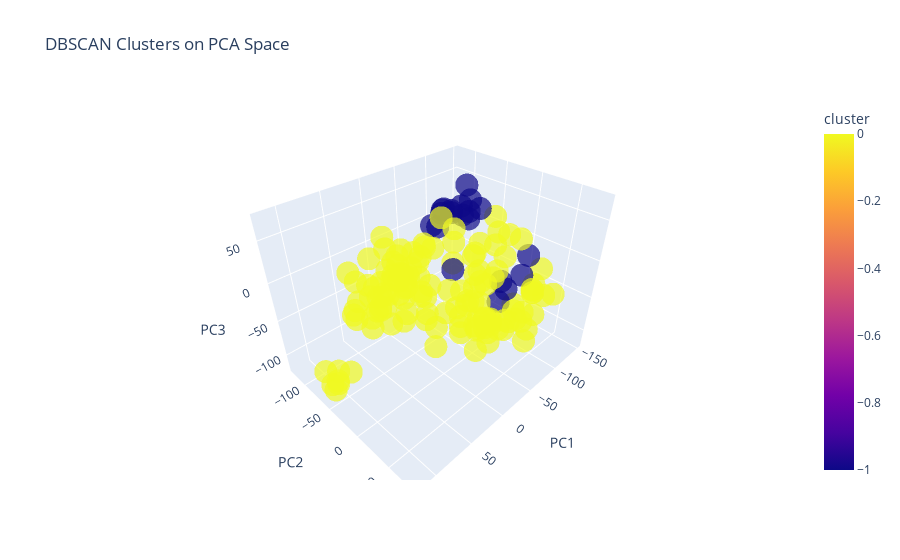

The cell this chart's notebook holds for it:
### Markdown cell above
DBSCAN is not able to find any valid clusters

### Code cell
df1 = pd.DataFrame(X_pca3, columns=["PC1","PC2","PC3"])
df1["cluster"] = y_dbscan1
fig = px.scatter_3d(df1, x="PC1", y="PC2", z="PC3",
                    color="cluster", opacity=0.7,
                    title="DBSCAN Clusters on PCA Space")
fig.show()

### Figure 1 — Plotly figure (JSON) as saved in the notebook; plotly's stock layout.template omitted (floating-point values rounded to 4 significant figures; data arrays with more than 128 entries replaced by an {"elided": "..."} marker saying what was removed)
{"data": [{"hovertemplate": "PC1=%{x}<br>PC2=%{y}<br>PC3=%{z}<br>cluster=%{marker.color}<extra></extra>", "legendgroup": "", "marker": {"color": {"elided": "151 int values"}, "coloraxis": "coloraxis", "opacity": 0.7, "symbol": "circle"}, "mode": "markers", "name": "", "scene": "scene", "showlegend": false, "type": "scatter3d", "x": {"elided": "151 float values"}, "y": {"elided": "151 float values"}, "z": {"elided": "151 float values"}}], "layout": {"coloraxis": {"colorbar": {"title": {"text": "cluster"}}, "colorscale": [[0, "#0d0887"], [0.1111, "#46039f"], [0.2222, "#7201a8"], [0.3333, "#9c179e"], [0.4444, "#bd3786"], [0.5556, "#d8576b"], [0.6667, "#ed7953"], [0.7778, "#fb9f3a"], [0.8889, "#fdca26"], [1, "#f0f921"]]}, "legend": {"tracegroupgap": 0}, "scene": {"domain": {"x": [0, 1], "y": [0, 1]}, "xaxis": {"title": {"text": "PC1"}}, "yaxis": {"title": {"text": "PC2"}}, "zaxis": {"title": {"text": "PC3"}}}, "title": {"text": "DBSCAN Clusters on PCA Space"}}}
